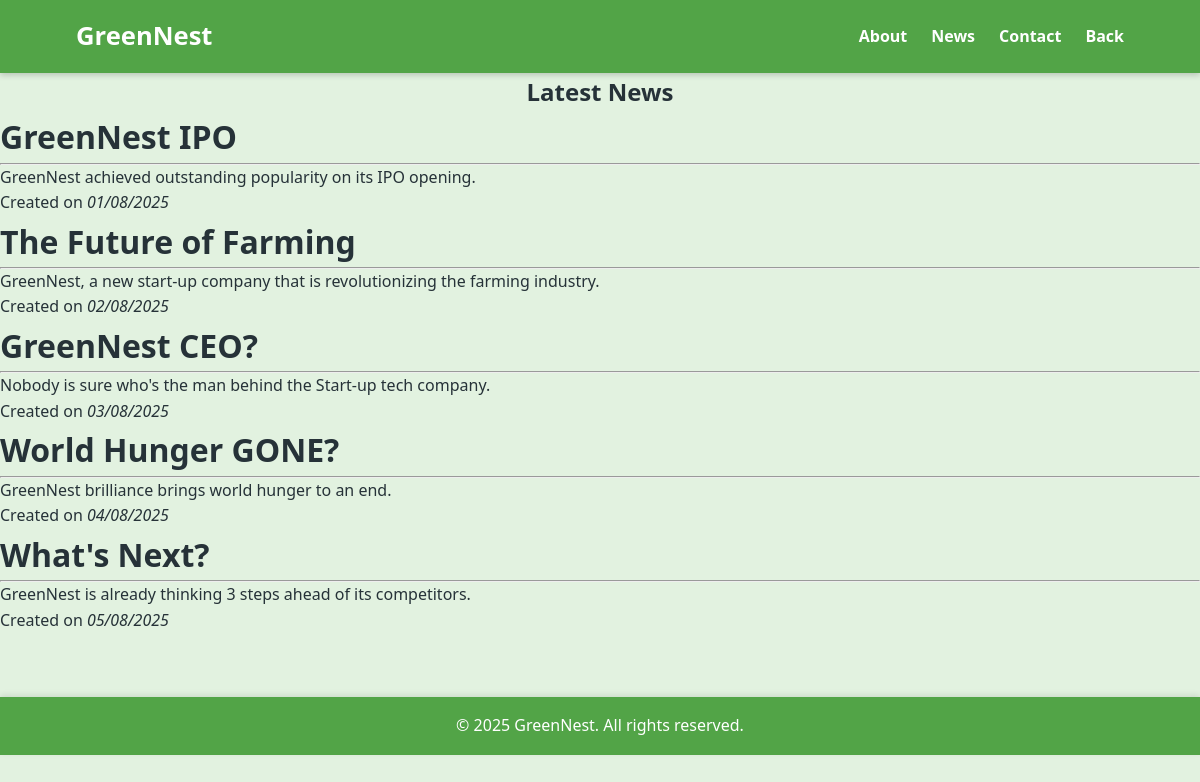
Page /news on the committed database.
### tables this page shows
CREATE TABLE "news" (
	"id"	INTEGER,
	"title"	TEXT NOT NULL,
	"content"	TEXT NOT NULL,
	"date"	TEXT NOT NULL,
	PRIMARY KEY("id" AUTOINCREMENT)
);

### run.py (the view)
@app.route("/news")
def news():
    db = get_db()
    news = db.execute("SELECT * FROM news").fetchall()
    return render_template("news.html", news=news)

### database.py (called while the page is built)
def get_db():
    if "db" not in g:
        g.db = sqlite3.connect(DATABASE)
        g.db.row_factory = sqlite3.Row # hasil dari query dari SQlite kembali ke py
    return g.db

### templates/news.html (shortened to what this page needs)
{% extends "base.html" %}
{% block content %}
<h2 style="text-align: center;">Latest News</h2>
<div class="container">
    {% for item in news %}
        <div>
            <h1>{{ item[1] }}</h1>
            <hr>
            <p>{{ item[2] }}</p>
            <span>Created on <em> {{item[3]}}</em></span>
        </div>
    {% endfor %}
</div>
{% endblock %}

### templates/base.html (shortened to what this page needs)
<!DOCTYPE html>
<html lang="id">
<head>
  <link rel="stylesheet" href="{{ url_for('static', filename='style.css') }}">
</head>
<body>
  {% include "includes/header.html" %}
  <main>
    {% block content %}{% endblock %}
  </main>
  {% include "includes/footer.html" %}
</body>
</html>

### templates/includes/header.html
  <header>
    <div class="container">
      <h1>GreenNest</h1>
      <nav>
        <ul>
          <li><a href="/about">About</a></li>
          <li><a href="/news">News</a></li>
          <li><a href="/contact">Contact</a></li>
          <li><a href="/">Back</a></li>
        </ul>
      </nav>
    </div>
  </header>

### templates/includes/footer.html
<footer>
    <div class="footer-content">
      <p>&copy; 2025 GreenNest. All rights reserved.</p>
    </div>
  </footer>

### static/style.css (style rules this page uses)
* { margin: 0; padding: 0; box-sizing: border-box; }
body { font-family: 'Segoe UI', sans-serif; background-color: #e2f2e0; color: #263238; line-height: 1.6; }
header { background-color: #52a447; color: #fff; padding: 1rem 0; position: sticky; top: 0; z-index: 10; box-shadow: 0 2px 6px rgba(0,0,0,0.2); }
header .container { display: flex; justify-content: space-between; align-items: center; max-width: 1080px; margin: auto; padding: 0 1rem; }
header h1 { font-size: 1.6rem; }
nav ul { list-style: none; display: flex; gap: 1.5rem; }
nav a { color: white; text-decoration: none; font-weight: bold; transition: color 0.3s; }
footer { background-color: #52a447; color: white; text-align: center; padding: 1rem 0; margin-top: 4rem; box-shadow: 0 -2px 6px rgba(0,0,0,0.1); }
.footer-content { max-width: 960px; margin: auto; padding: 0 1rem; }
html { scroll-behavior: smooth; }

### rows in the picture
news: title "GreenNest IPO", content "GreenNest achieved outstanding popularity on its IPO opening.", date "01/08/2025"
news: title "The Future of Farming", content "GreenNest, a new start-up company that is revolutionizing the farming industry.", date "02/08/2025"
news: title "GreenNest CEO?", content "Nobody is sure who's the man behind the Start-up tech company.", date "03/08/2025"
news: title "World Hunger GONE?", content "GreenNest brilliance brings world hunger to an end.", date "04/08/2025"
news: title "What's Next?", content "GreenNest is already thinking 3 steps ahead of its competitors.", date "05/08/2025"
